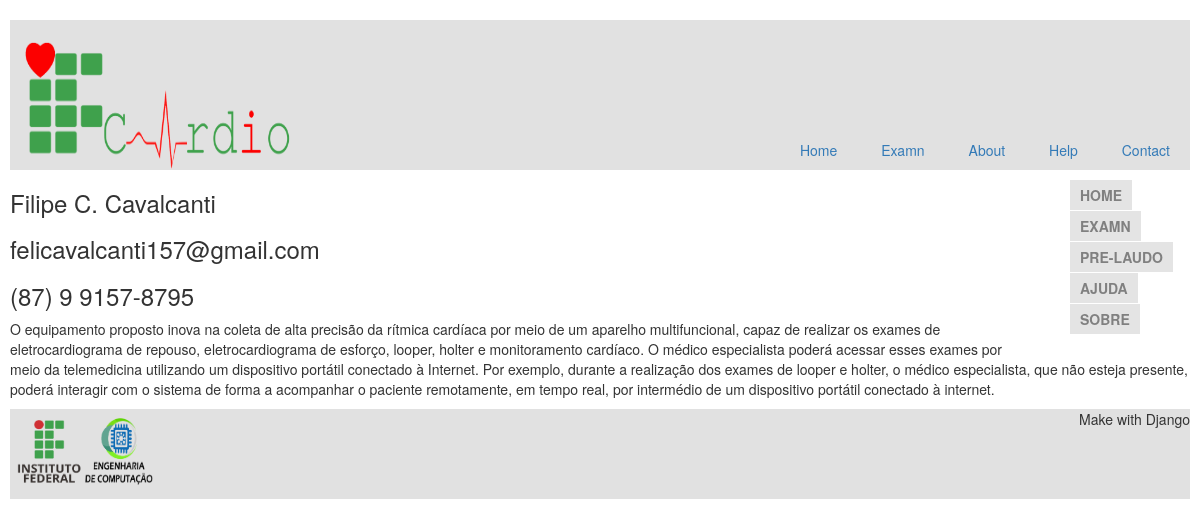
Page /contact/ on the committed database.
### about/models.py (models this page shows, shortened)
class Contac(models.Model):
    email = models.EmailField()
    nome = models.TextField()
    phone = models.TextField()
    contac_content = models.ManyToManyField(Paragraph)

class Paragraph(models.Model):
    paragraph = models.TextField()

### about/views.py (the view)
# urls.py: url(r'^contact/$', contact),
def contact(request):
    querySetContact = Contac.objects.all()
    return render(request, 'contact/contact_template.html', {"contact_list": querySetContact})

### about/templates/contact/contact_template.html (shortened to what this page needs)
<!DOCTYPE html>
{% load staticfiles %}
<html lang="en">
<head>
    <link rel="stylesheet" href="//maxcdn.bootstrapcdn.com/bootstrap/3.2.0/css/bootstrap.min.css">
    <link rel="stylesheet" href="//maxcdn.bootstrapcdn.com/bootstrap/3.2.0/css/bootstrap-theme.min.css">
    <link rel="stylesheet" href="{% static 'css/HOME_stilys.css' %}">
</head>
<body>
    <header class="top">
        <nav class="menu-opcoes">
            <ul>
                <li><a href="/home">Home</a></li>
                <li><a href="/examn">Examn</a></li>
                <li><a href="/about">About</a></li>
                <li><a href="/help">Help</a></li>
                <li><a href="/contact">Contact</a></li>
            </ul>
        </nav>
        <h1><img src="{% static 'img/logoIFcardio.png' %}" alt="IFcardio" id="ifcardio"></h1>
    </header>
    <div class="conteiner-menu">
        <section class="menu-selecao">
            <nav>
                <ul>
                    <li><a href="/home">Home</a> </li>
                    <li><a href="/examn">Examn</a> </li>
                    <li><a href="/result">Pre-Laudo</a> </li>
                    <li><a href="/help">Ajuda</a> </li>
                    <li><a href="/about">Sobre</a> </li>
                </ul>
            </nav>
        </section>
    </div>
    <section>
        {% for i in contact_list %}
            <h3>{{i.nome}}</h3>
            <h3>{{i.email}}</h3>
            <h3>{{i.phone}}</h3>
            {% for j in i.contac_content.filter %}
                <p>{{j.paragraph}}</p>
            {% endfor %}
        {% endfor %}
    </section>
    <footer class="rodape">
        <img src="{% static 'img/rodape_Template.png' %}" alt="IFPB Engenharia de computação" id="if_Eng">
        <p id="make"> Make with Django</p>
    </footer>
</body>
</html>

### about/static/css/HOME_stilys.css (style rules this page uses)
header { position: relative; background-color: #e1e1e1; }
.menu-opcoes ul li { display: inline; margin-left: 20px; padding-right: 20px; }
.menu-opcoes { position: absolute; bottom: 0px; right: 0px; }
#ifcardio { width: 300px; height: 150px; }
body { background-color: white; padding-left: 10px; padding-right: 10px; }
.menu-selecao { clear: left; font-weight: bold; width: 150px; margin-right: 10px; text-transform: uppercase; float: right; }
.menu-selecao li { clear: left; background-color: #e4e4e4; margin-bottom: 1px; padding: 5px 10px; display: inline-block; vertical-align: top; }
.menu-selecao a { color: grey; text-decoration: none; }
#if_Eng { width: 150px; height: 80px; clear: inherit; }
footer { background-color: #e1e1e1; padding-bottom: 10px; clear: both; }
#make { float: right; }

### rows in the picture
Contac: nome "Filipe C. Cavalcanti", email "felicavalcanti157@gmail.com", phone "(87) 9 9157-8795"
Paragraph: paragraph "O equipamento proposto inova na coleta de alta precisão da rítmica cardíaca por meio de um aparelho multifuncional, capaz de realizar os exames de eletrocardiograma de repouso, eletrocardiograma de esforço, looper, holter e monitoramento cardíaco. O médico especialista poderá acessar esses exames por meio da telemedicina utilizando um dispositivo portátil conectado à Internet. Por exemplo, durante a realização dos exames de looper e holter, o médico especialista, que não esteja presente, poderá interagir com o sistema de forma a acompanhar o paciente remotamente, em tempo real, por intermédio de um dispositivo portátil conectado à internet."
